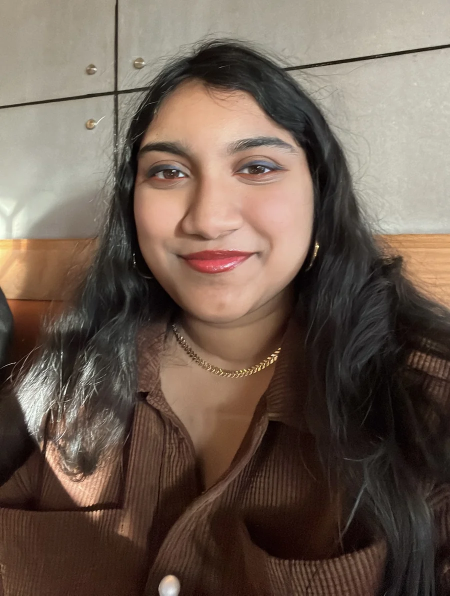
#> input picture about/selfie.webp, 900 x 1191 px (shown at 1/2 size)
$ python dither.py
#> lines starting #> are read from the running program, lines starting #| are printed output that depends on the picture
"""A photograph put through the same treatment as the lilies.

Greyscale, a little blur to take the sensor noise out, then the levels pulled
so the picture is light enough to survive being reduced to dots — a dark frame
dithers into a solid mass. Floyd-Steinberg after that.

The dots are the page's ink rather than its magenta: the dither is what ties
this to the lilies, not the colour, and keeping the photograph neutral leaves
the flower as the one coloured thing on the page.
"""
import numpy as np
from PIL import Image, ImageFilter

def dither(src, out, grid_w, black=0.00, white=0.86, gamma=0.62,
           blur=1.2, grain=0.055, scale=2, ink=(0x1a, 0x18, 0x15), seed=11):
#> called with src = 'selfie.webp', out = 'selfie-dots.png', grid_w = 300, black = 0, white = 0.86, gamma = 0.62, blur = 1.2, grain = 0.055
    im = Image.open(src).convert('L')
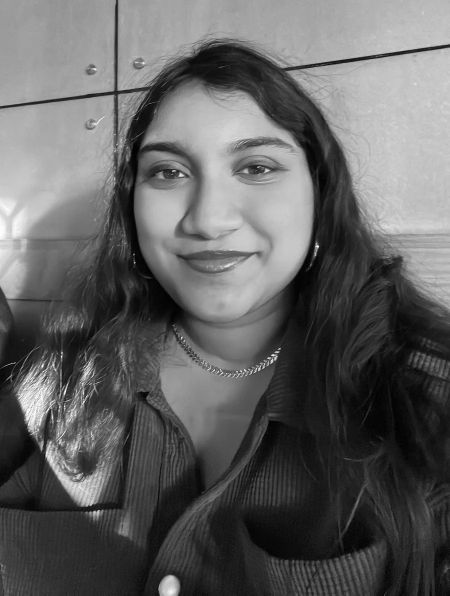
#> im: PIL image 900x1191 L (shown at 1/2 size); min 0, max 255, mean 97.8
    if blur:
        im = im.filter(ImageFilter.GaussianBlur(blur * im.width / 900))
    gh = int(round(grid_w * im.height / im.width))
#> gh = 397
    im = im.resize((grid_w, gh), Image.LANCZOS)
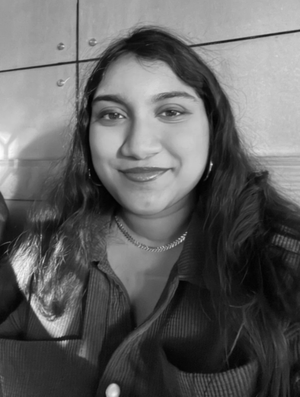
#> im: PIL image 300x397 L; min 2, max 252, mean 97.8
    v = np.asarray(im, np.float64) / 255.0
    v = np.clip((v - black) / (white - black), 0, 1) ** gamma
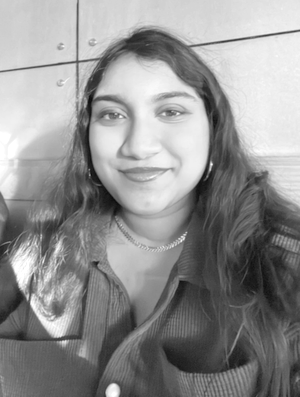
#> v: shape (397, 300) float64; min 0.0543, max 1, mean 0.57
    rng = np.random.default_rng(seed)
    v = v + rng.normal(0, grain, v.shape)
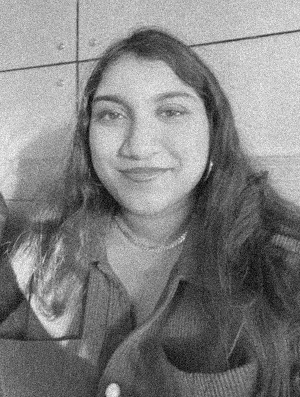
#> v: shape (397, 300) float64; min -0.0527, max 1.17, mean 0.57; drawn with min black and max white

    h, w = v.shape
#> h = 397; w = 300
    dots = np.zeros((h, w), bool)
    for y in range(h):
        row = v[y]
        for x in range(w):
            old = row[x]
            new = 1.0 if old >= 0.5 else 0.0
            dots[y, x] = new == 0.0
            err = old - new
            if x + 1 < w: row[x + 1] += err * 7 / 16
            if y + 1 < h:
                nxt = v[y + 1]
                if x: nxt[x - 1] += err * 3 / 16
                nxt[x] += err * 5 / 16
                if x + 1 < w: nxt[x + 1] += err * 1 / 16
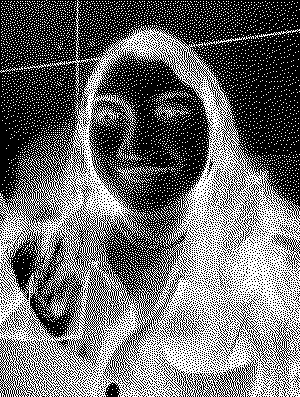
#> dots: shape (397, 300) bool; 43% white in thin lines or dots

    rgba = np.zeros((h, w, 4), np.uint8)
    rgba[dots, :3] = ink
    rgba[dots, 3] = 255
    img = Image.fromarray(rgba).resize((w * scale, h * scale), Image.NEAREST)
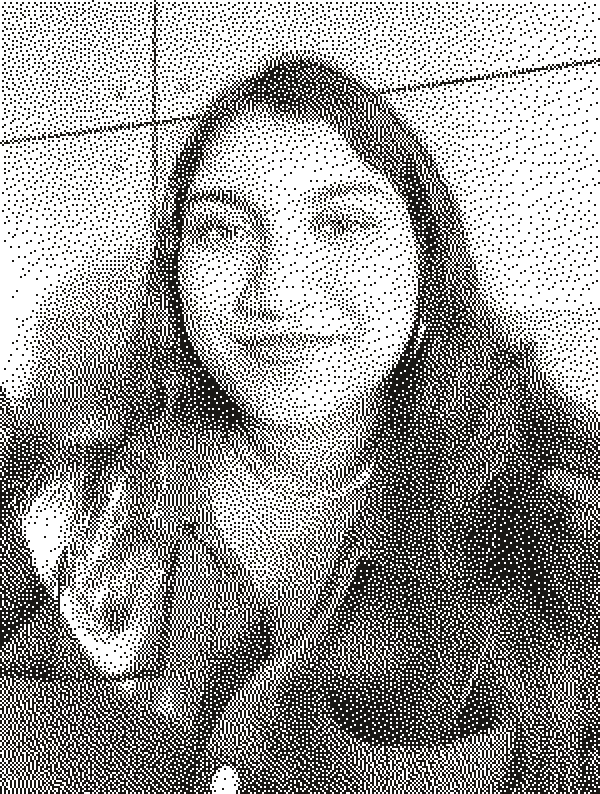
#> img: PIL image 600x794 RGBA; mean R, G, B, A 11.2, 10.3, 9, 109.7; transparent parts drawn white
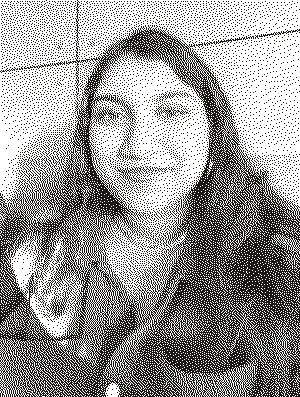
#> rgba: shape (397, 300, 4); mean of channels 0, 1, 2, 3 11.2, 10.3, 9, 109.7; transparent parts drawn white
    img.save(out)
    return img.size, int(dots.sum())

# 300 dots across a picture shown at 230px puts a dot near three quarters of a
# CSS pixel, the size they come out at in the lilies.
if __name__ == '__main__':
    print(dither('selfie.webp', 'selfie-dots.png', 300))

$ run again, with about/steps.webp copied over about/selfie.webp
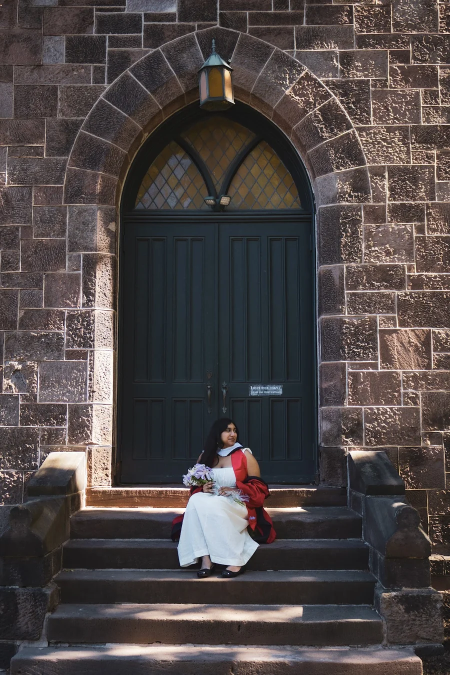
#> input picture about/steps.webp, 900 x 1349 px (shown at 1/2 size)
#> after the loop in dither, `for y in range(h):`:
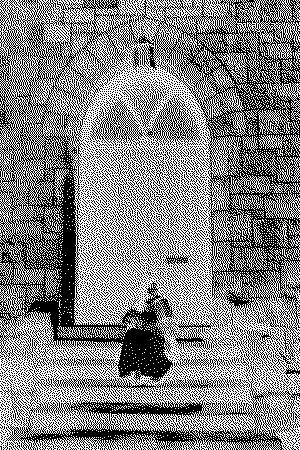
#> dots: shape (450, 300) bool; 51.3% white; black in thin lines or dots
#> in dither, `img = Image.fromarray(rgba).resize((w * scale, h * scale), Image.NEARE..`:
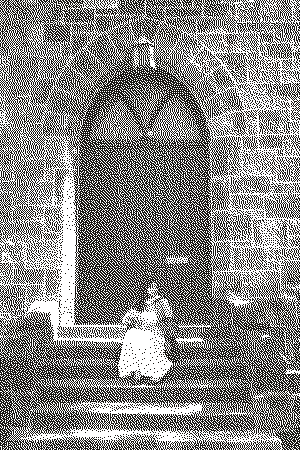
#> rgba: shape (450, 300, 4); mean of channels 0, 1, 2, 3 13.3, 12.3, 10.8, 130.7; transparent parts drawn white
